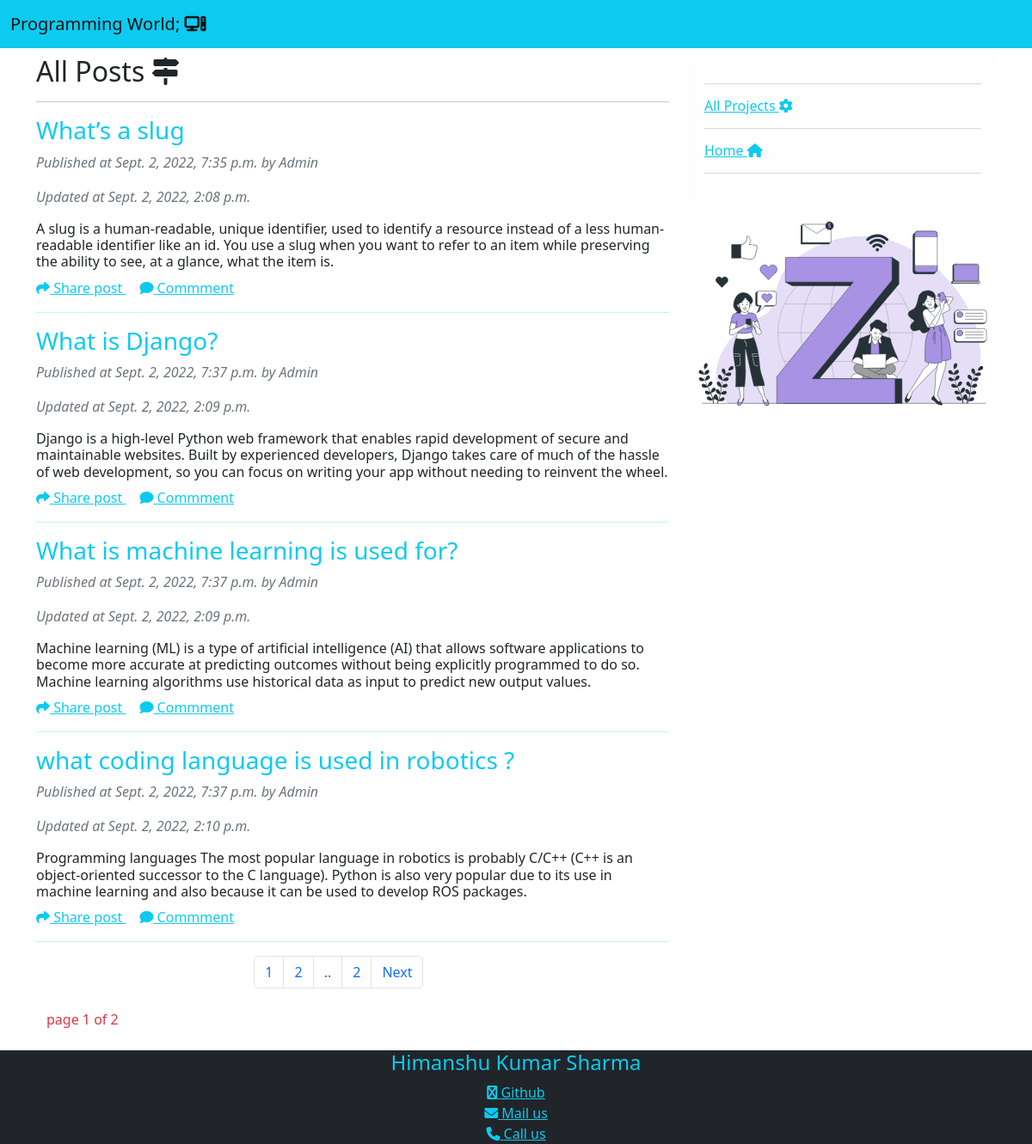
Page /post/ on the committed database.
### mvt/models.py (models this page shows)
class posts(models.Model):
    STATUS_CHOICES	=	(('draft',	'Draft'),('published',	'Published'),)
    title =	models.CharField(max_length=300)
    slug	=	AutoSlugField(populate_from='title',max_length=250,unique=True,null=True,default=None)
    author	=	models.CharField(max_length=250)
    body	=	models.TextField()
    publish	=	models.DateTimeField(default=datetime.now(), blank=True)
    created	=	models.DateTimeField(auto_now_add=True)
    updated	=	models.DateTimeField(auto_now=True)
    status	=	models.CharField(max_length=10,choices=STATUS_CHOICES,default='draft')

### mvt/views.py (the view)
# urls.py: path('post/',views.Mypost.as_view(),name='myposts'),
class Mypost(ListView):
    model = pts #database of post
    template_name = 'mvt/posts.html'
    context_object_name = 'posts'
    ordering = ['id']
    paginate_by = 4

### mvt/templates/mvt/posts.html (shortened to what this page needs)
{% extends 'core/base.html' %}
{% load static %}
{% block content %}
<nav class="navbar bg-info">
    <div class="container-fluid">
      <a class="navbar-brand" href="{% url 'homepage' %}">Programming World; <i class="fas fa-computer"></i> </a>
    </div>
  </nav>
  <div class="container mt-2">
    <div class="row">
        <div class="col-sm-8">
            <h2>All Posts <i class="fa-solid fa-signs-post"></i> </h2>
            <hr class="text info">
          {% if posts %}
          {% for pt in posts  %}
          <div class="conatiner mt-2">
              <h3 class="text-info">{{pt.title}}</h3>
              <p class='text-secondary'><em>Published at {{pt.publish}} by {{pt.author}}</em></p>
              <p class='text-secondary'><em>Updated at {{pt.updated }}</em></p>
              <h6>
                  {{pt.body}}
              </h6>
              <a href="{% url 'share_post' pt.id %}" class="text-info"><i class="fas fa-share"></i> Share post  </a>
              <a href="{% url 'comments'  pt.slug %}" class="text-info mx-3"><i class="fas fa-comment"></i> Commment  </a>
          </div>
          <hr class="text-info">
          {% endfor %}
          {% else %}
          <h1 class="text-center text-info">No Posts Yet</h1>
          {% endif %}
            {% if page_obj %}
            <div class="row">
                <div class="col-sm-4"></div>
                <div class="col-sm-8">
                    <nav aria-label="Page navigation example">
                        <ul class="pagination">
                          <li class="page-item"><a class="page-link" href="?page=1">1</a></li>
                       <li class="page-item"><a class="page-link" href="?page=2">2</a></li>
                          <li class="page-item"><a class="page-link" href="#">..</a></li>
                          <li class="page-item"><a class="page-link" href="?page={{page_obj.paginator.num_pages}}">{{page_obj.paginator.num_pages}}</a></li>
                          {% if page_obj.has_next %}
                          <li class="page-item"><a class="page-link" href="?page={{page_obj.next_page_number}}">Next</a></li>
                          {% endif %}
                        </ul>
                      </nav>
                </div>
            </div>
            {% endif %}
           <div class="container mt-2">
            <p class="text-danger"> page {{page_obj.number}} of {{page_obj.paginator.num_pages}} </p>
           </div>
        </div>
        <div class="col-sm-4 " >
            <div class="container alert alert-light">
                <hr class="info">
                <h6><a href="https://github.com/incredible-India?tab=repositories" target="_blank" class="text-info">All Projects <i class="fas fa-cog"></i></a></h6>
                <hr class="info">
                <h6><a href="{% url 'homepage' %}" class="text-info">Home <i class="fas fa-home"></i> </a></h6>
                <hr class="info">
            </div>
            <img src="{% static 'mvt/img/g.svg' %}" alt="" class="img-fluid">
        </div>
    </div>
  </div>
  {% include 'core/bottom.html' %}
{% endblock content %}

### rows in the picture
posts: title "What’s a slug", publish "Sept. 2, 2022, 7:35 p.m.", author "Admin", updated "Sept. 2, 2022, 2:08 p.m.", body "A slug is a human-readable, unique identifier, used to identify a resource instead of a less human-readable identifier like an id. You use a slug when you want to refer to an item while preserving the ability to see, at a glance, what the item is."
posts: title "What is Django?", publish "Sept. 2, 2022, 7:37 p.m.", author "Admin", updated "Sept. 2, 2022, 2:09 p.m.", body "Django is a high-level Python web framework that enables rapid development of secure and maintainable websites. Built by experienced developers, Django takes care of much of the hassle of web development, so you can focus on writing your app without needing to reinvent the wheel."
posts: title "What is machine learning is used for?", publish "Sept. 2, 2022, 7:37 p.m.", author "Admin", updated "Sept. 2, 2022, 2:09 p.m.", body "Machine learning (ML) is a type of artificial intelligence (AI) that allows software applications to become more accurate at predicting outcomes without being explicitly programmed to do so. Machine learning algorithms use historical data as input to predict new output values."
posts: title "what coding language is used in robotics ?", publish "Sept. 2, 2022, 7:37 p.m.", author "Admin", updated "Sept. 2, 2022, 2:10 p.m.", body "Programming languages The most popular language in robotics is probably C/C++ (C++ is an object-oriented successor to the C language). Python is also very popular due to its use in machine learning and also because it can be used to develop ROS packages."

### other values in the picture
{{ page_obj.paginator.num_pages }} "2"
{{ page_obj.number }} "1"
